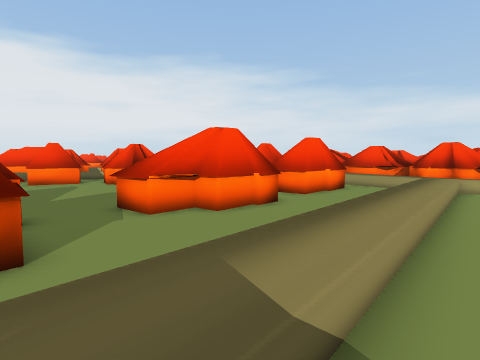
View 1 (above)

22 first-person views from a walk through a Unity game level. The camera is 1.5 m above the floor, tilts 4° down and sees 80° across. The floor is counted in squares, 1 m on a side. Each view is taken from the middle of a square. On the plan, view 1 faces up. The plan holds only what a view shows up to about 14 squares ahead; the rest is blank. The place goes on beyond the plan.

View 2
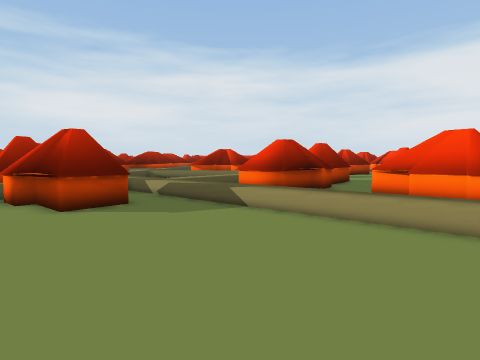

View 3
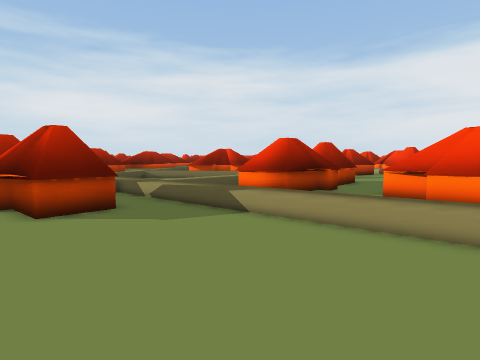

View 4
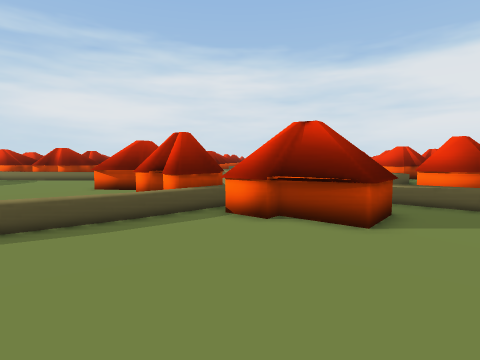

View 5
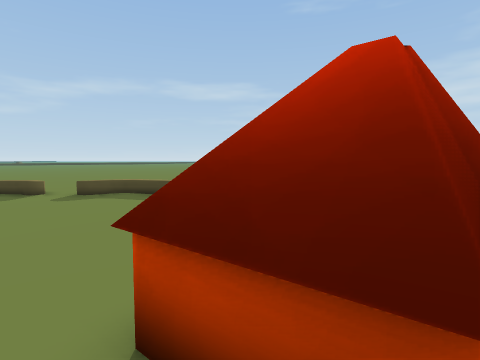

View 6
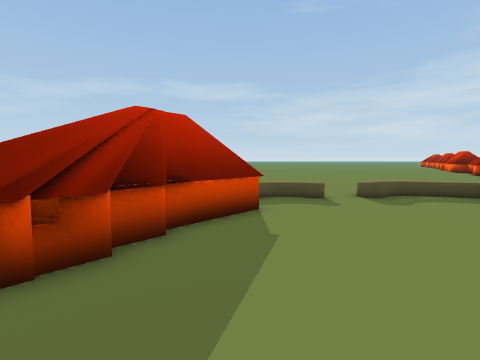

View 7
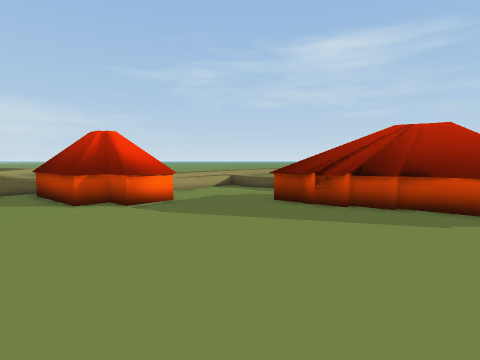

View 8
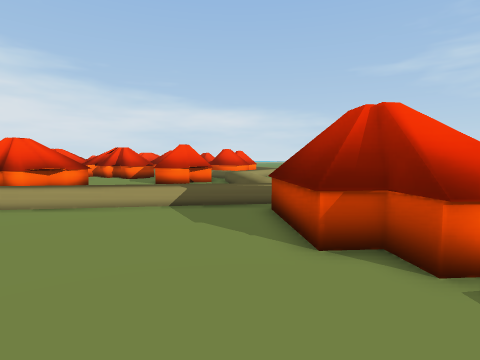

View 9
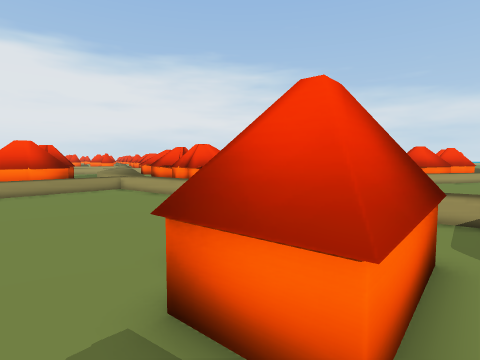

View 10
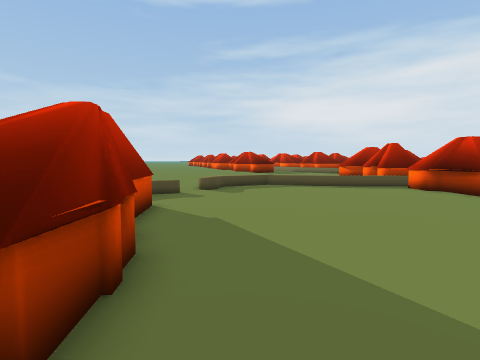

View 11
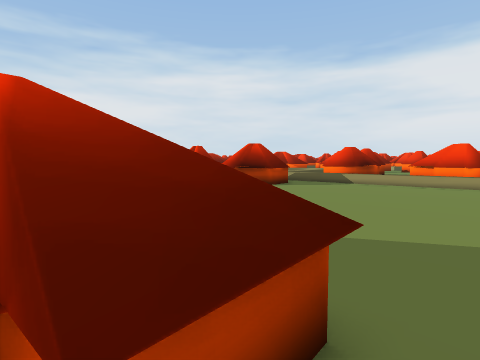

View 12
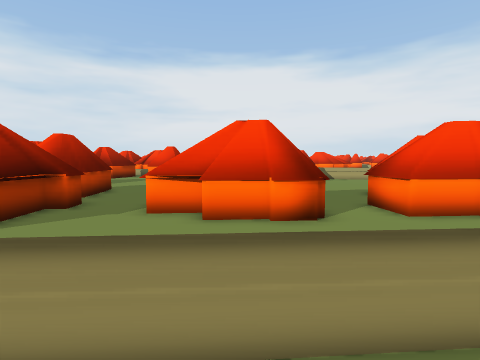

View 13
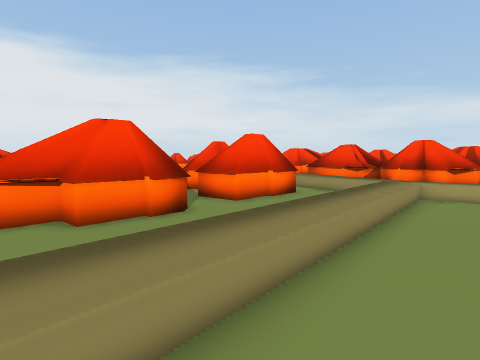

View 14
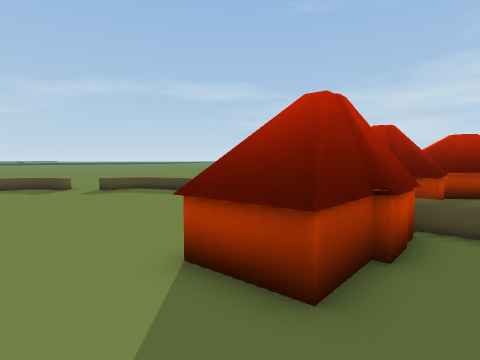

View 15
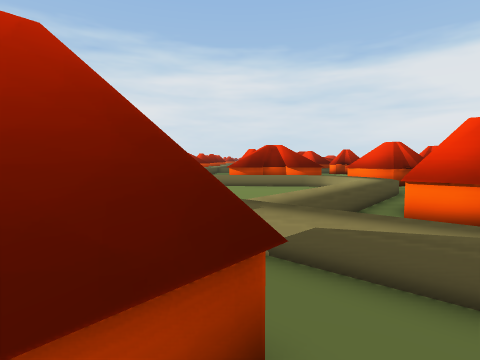

View 16
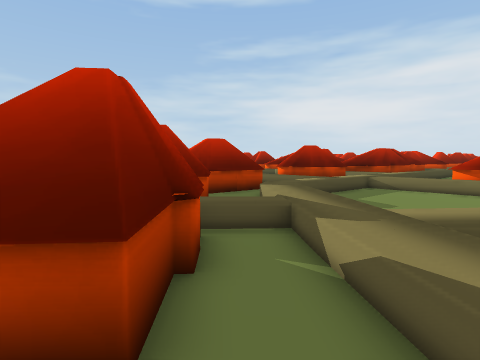

View 17
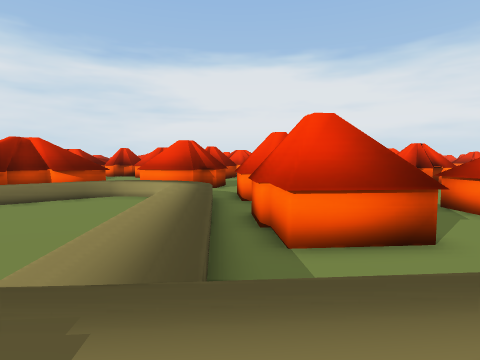

View 18
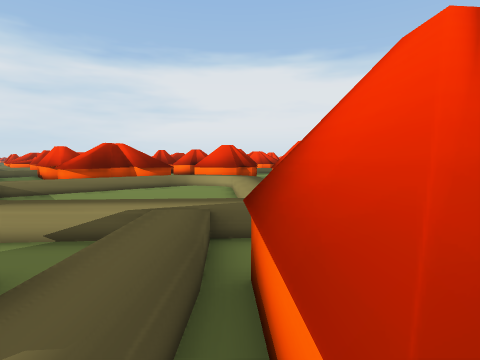

View 19
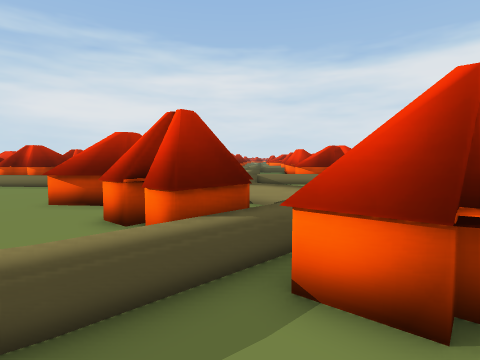

View 20
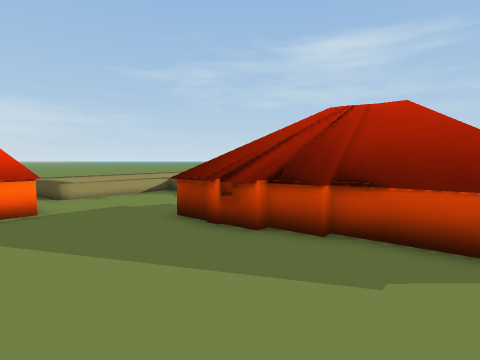

View 21
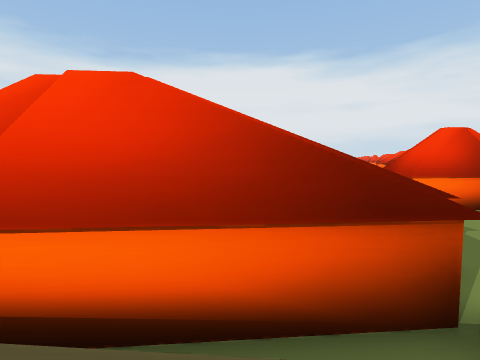

View 22
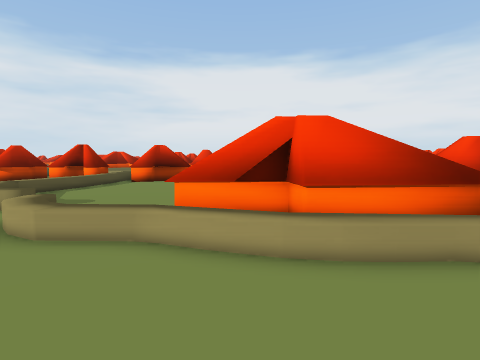

### Floor plan
Key: @ floor where view 1 was taken; # wall or solid block; . main floor; : floor 0.5 m higher than the main floor; = window, fence, low wall or low ledge; ^ raised ledge; v drop or lower ground; O other object.
Columns run from 15 left of view 1 to 19 right of it. Each row starts with its distance up from view 1.
 12       vvvvv     vvvvv v  .=# v
 11        vvvv     #vvv v::...==:v
 10        vvvvv ^###vv v::.....=:::v
  9      ^#vvvv^^^##vvvv::........=#:v
  8       ##vvvv^^vvvvv::..........==:
  7    v=###==vvvvvvv ::............==#
  6    vv##  ##vvvvv v::... .........==
  5   v: vvv ##=vvvvv::....  .......#^
  4 v:::::vv###^=vvv::......  .....###
  3  :vv ::v=#^^vvv::..............###
  2  vvvvv:  v=vvv::..............#####
  1  vvvvvv:::vvv::...............####.
  0  vvvvvvvv::v: .@...............^#..
 -1  vvvvvvvvv::::.....................
 -2  vvvvvvvv v::..#...................
 -3  vvvvvv  v::..##^..................
 -4  vvvvvv v:::.####...............=..
 -5  vvvvv v:: =#####..............#^^.
 -6  vvvvvv::=#==###..............###^.
 -7    :::::.####==...............###^^
 -8      =#=.#####=:..............###^^
 -9        # #####.::............###^^^
-10       #### #.. ==...........###^^^.
-11        ###....  =O..........^#^^^..
-12         #^....   O...........^^^...
-13         #=..     ===.....^.^^^.....
-14        ......     ===== .^^^^.....
-15       .......       ===...  ..... .
-16      ... ...
-17     ...  ..
-18     ..

Positions as (right, up) in squares from view 1, and headings:
1: (0, 0), facing up
2: (10, 2), facing left
3: (9, 2), facing left
4: (8, -6), facing left
5: (1, -1), facing down
6: (13, -2), facing down
7: (6, -3), facing right
8: (11, 0), facing up-right
9: (16, -2), facing up
10: (17, -2), facing down-left
11: (19, -5), facing left
12: (5, 4), facing up-left
13: (3, 2), facing up
14: (1, 1), facing down
15: (2, -2), facing left
16: (1, 0), facing down-left
17: (-2, -2), facing up-left
18: (0, -7), facing up-left
19: (3, -7), facing left
20: (9, -6), facing right
21: (19, -10), facing up-left
22: (19, -15), facing up-left
